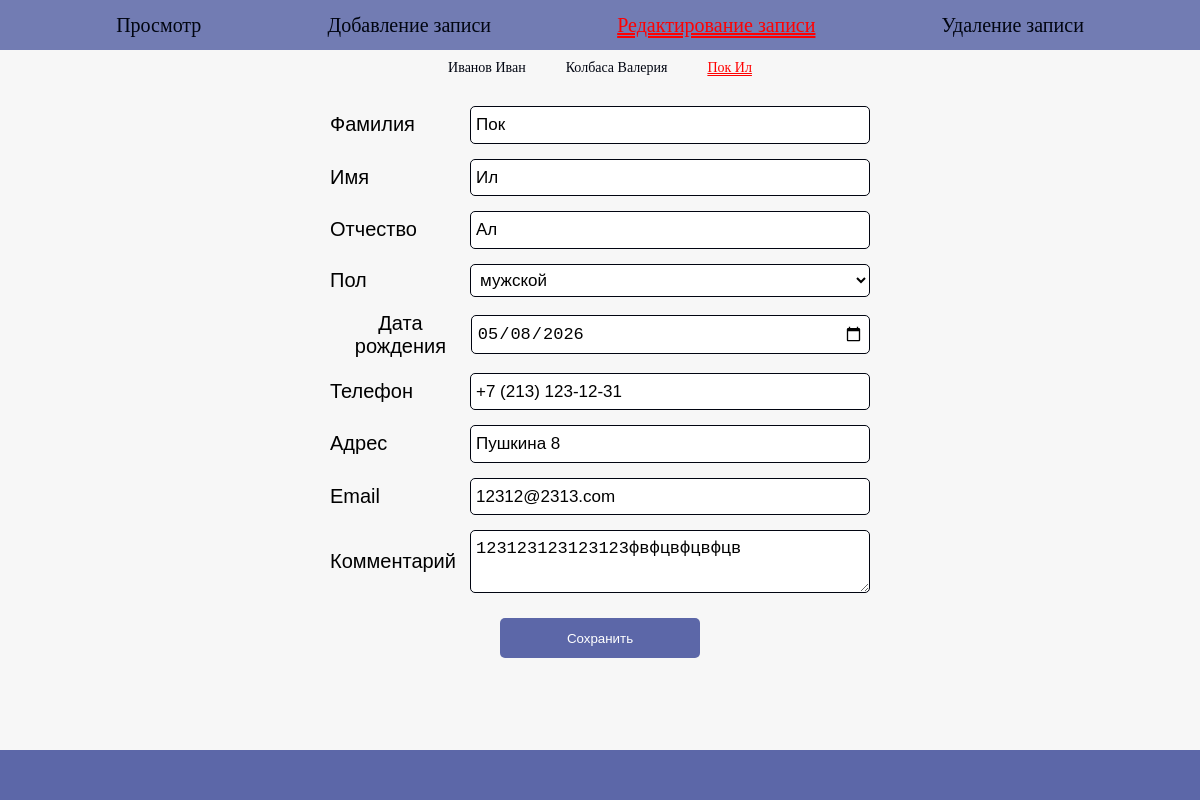
The page /index.php?page=edit&edit_id=1 on the database its author committed.
### tables this page shows
CREATE TABLE contacts (
        id INTEGER PRIMARY KEY AUTOINCREMENT,
        surname TEXT NOT NULL,
        name TEXT NOT NULL,
        lastname TEXT DEFAULT '',
        gender TEXT DEFAULT '',
        birth_date TEXT,
        phone TEXT DEFAULT '',
        location TEXT DEFAULT '',
        email TEXT DEFAULT '',
        comment TEXT DEFAULT '',
        created_at TEXT DEFAULT CURRENT_TIMESTAMP
    );

### edit.php (the view, shortened to what this page needs)
<?php
$db = get_db();
$button = 'Сохранить';
$rows = $db->query('SELECT id, surname, name FROM contacts ORDER BY surname ASC, name ASC')
    ->fetchAll();
$current = isset($_GET['edit_id']) ? (int) $_GET['edit_id'] : 0;
echo '<div class="submenu" style="flex-wrap:wrap;">';
foreach ($rows as $r) {
    $cls = ((int) $r['id'] === $current) ? ' class="select"' : '';
    echo '<a' . $cls . ' href="index.php?page=edit&edit_id=' . (int) $r['id'] . '">'
        . htmlspecialchars($r['surname'] . ' ' . $r['name']) . '</a>';
}
echo '</div>';
$stmt = $db->prepare('SELECT * FROM contacts WHERE id = ?');
$stmt->execute(array($current));
$db_row = $stmt->fetch();
$row = array(
    'surname'  => $db_row['surname'],
    'name'     => $db_row['name'],
    'lastname' => $db_row['lastname'],
    'gender'   => $db_row['gender'],
    'date'     => $db_row['birth_date'],
    'phone'    => $db_row['phone'],
    'location' => $db_row['location'],
    'email'    => $db_row['email'],
    'comment'  => $db_row['comment'],
);
?>
<form name="form_edit" method="post">
    <div class="column">
        <div class="add">
            <label>Фамилия</label> <input type="text" name="surname" placeholder="Фамилия" value="<?= htmlspecialchars($row['surname']); ?>">
        </div>
        <div class="add">
            <label>Имя</label> <input type="text" name="name" placeholder="Имя" value="<?= htmlspecialchars($row['name']); ?>">
        </div>
        <div class="add">
            <label>Отчество</label> <input type="text" name="lastname" placeholder="Отчество" value="<?= htmlspecialchars($row['lastname']); ?>">
        </div>
        <div class="add">
            <label>Пол</label>
            <select name="gender">
                <option value="мужской"<?= $row['gender'] === 'мужской' ? ' selected' : ''; ?>>мужской</option>
            </select>
        </div>
        <div class="add">
            <label>Дата рождения</label> <input type="date" name="date" value="<?= htmlspecialchars($row['date']); ?>">
        </div>
        <div class="add">
            <label>Телефон</label> <input type="text" name="phone" placeholder="Телефон" value="<?= htmlspecialchars($row['phone']); ?>">
        </div>
        <div class="add">
            <label>Адрес</label> <input type="text" name="location" placeholder="Адрес" value="<?= htmlspecialchars($row['location']); ?>">
        </div>
        <div class="add">
            <label>Email</label> <input type="email" name="email" placeholder="Email" value="<?= htmlspecialchars($row['email']); ?>">
        </div>
        <div class="add">
            <label>Комментарий</label> <textarea name="comment" placeholder="Краткий комментарий"><?= htmlspecialchars($row['comment']); ?></textarea>
        </div>
        <button type="submit" value="<?= $button; ?>" name="button" class="form-btn"><?= $button; ?></button>
    </div>
</form>

### style.css (style rules this page uses)
:root { --color_a: rgb(1, 5, 17); --back_a: rgba(92, 103, 168, 0.541); }
html { font-family: sans-serif; font-size: 17px; }
body { padding: 0; margin: 0; font-family: sans-serif; background-color: rgb(247, 247, 247); font-size: 20px; }
*, *::after, *::before { box-sizing: border-box; }
a { font-family: 'Lemonada', cursive; text-decoration: none; color:var(--color_a); }
.select { text-decoration: underline; text-decoration-style: double; }
.submenu { display: flex; justify-content: center; margin-bottom: 20px; }
.submenu a { display: block; padding: 10px 20px; text-decoration: none; text-align: center; }
.submenu .select { text-decoration: underline; text-decoration-style: double; }
.add { width: 90%; margin: 15px auto; display: flex; justify-content: space-between; align-items: center; }
.column { margin: auto; width: 50%; }
input, select, textarea { display: block; width: 400px; padding: 5px; font-size: 17px; font-weight: 400; line-height: 1.5; color: black; background-color: #fff; border: 1px solid var(--color_a); border-radius: 5px; }
label { display: inline-block; box-sizing: border-box; padding: inherit; }
.form-btn { background-color: rgb(92, 103, 168); border: none; width: 200px; height: 40px; color: #fff; border-radius: 5px; transition: .3s; margin-bottom: 10px; margin-top: 10px; }
header a.select, .submenu a.select { color: red; }
.submenu a { font-size: 14px; }

### rows shown on the page
contacts: surname+name "Иванов Иван"
contacts: surname+name "Колбаса Валерия"
contacts: surname+name "Пок Ил", surname "Пок", name "Ил", lastname "Ал", gender "мужской", date "05/08/2026", phone "+7 (213) 123-12-31", location "Пушкина 8", email "12312@2313.com", comment "123123123123123фвфцвфцвфцв"

### other values the page prints
$label "Просмотр"
$label "Добавление записи"
$label "Редактирование записи"
$label "Удаление записи"
$button "Сохранить"
